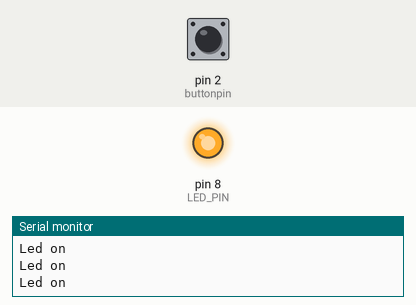
Bench run of a sketch on a simulated Arduino Uno, built with avr-gcc and run on an emulated ATmega328P. On the bench: output pins drawn as LEDs (lit = HIGH), the last lines printed to the serial monitor. Dashed ring = blinking. Inputs (shaded band) come from the test bench; at power-on: pin 2 (buttonpin) HIGH.

Above: at 1.2 s.
1.3 s: pin 2 (buttonpin) pulled LOW for 0.15 s
At 1.38 s:
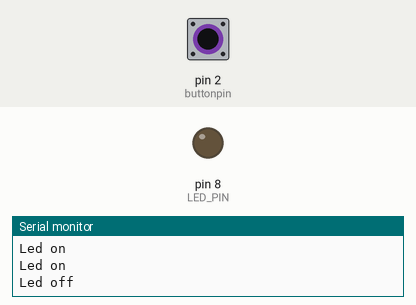
2.9 s: pin 2 (buttonpin) pulled LOW for 1 s
At 4.3 s:
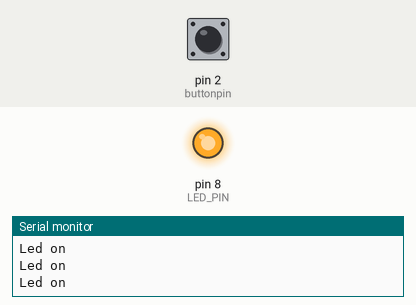
6.9 s: pin 2 (buttonpin) pulsed LOW 5 times (0.12 s each, 0.3 s apart)
At 7.11 s:
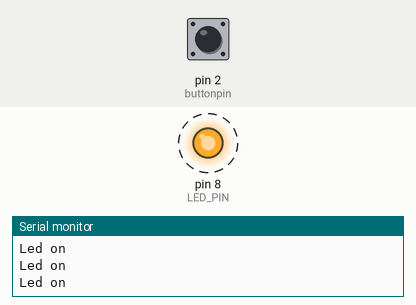
Timing chart, 0 to 9.9 s (numbered marks = the images above; inputs shaded):
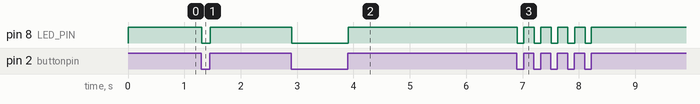

Measured:
- after the input at 1.3 s, pin 8 (LED_PIN): HIGH → LOW at once, → HIGH 0.15 s later
- after the input at 2.9 s, pin 8 (LED_PIN): HIGH → LOW at once, → HIGH 1.0 s later
- after the input at 6.9 s, pin 8 (LED_PIN): alternates HIGH for 0.18 s and LOW for 0.11 s, 10 changes in all, then stays HIGH, starting at once

The sketch:

ButtonPressed.ino
```cpp
#define LED_PIN 8
#define buttonpin 2
int buttonState=0;
   void setup() {
    Serial.begin(9600);
   pinMode(buttonpin , INPUT_PULLUP);
   pinMode(LED_PIN , OUTPUT);

}
void loop() {
  buttonState =digitalRead(buttonpin);
     //Serial.println(buttonState);
   if(  buttonState == HIGH){
    digitalWrite(LED_PIN, HIGH);
    Serial.println("Led on");
  }
   else {
   digitalWrite(LED_PIN, LOW);
   Serial.println("Led off");
     }
 }
```
